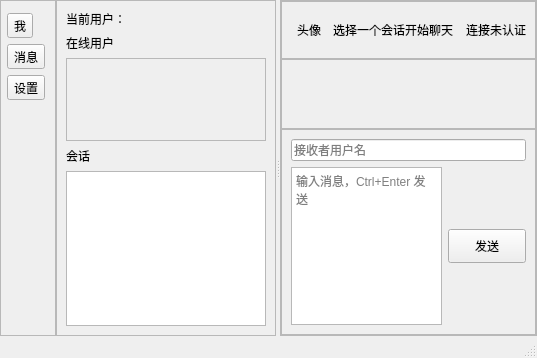
<?xml version="1.0" encoding="UTF-8"?>
<ui version="4.0">
    <class>MainWindow</class>
    <widget class="QMainWindow" name="MainWindow">
        <property name="geometry">
            <rect>
                <x>0</x>
                <y>0</y>
                <width>537</width>
                <height>358</height>
            </rect>
        </property>
        <property name="windowTitle">
            <string>ChatHub</string>
        </property>
        <widget class="QWidget" name="centralwidget">
            <layout class="QHBoxLayout" name="rootLayout">
                <property name="spacing">
                    <number>0</number>
                </property>
                <property name="leftMargin">
                    <number>0</number>
                </property>
                <property name="topMargin">
                    <number>0</number>
                </property>
                <property name="rightMargin">
                    <number>0</number>
                </property>
                <property name="bottomMargin">
                    <number>0</number>
                </property>
                <item>
                    <widget class="QFrame" name="navPanel">
                        <property name="minimumSize">
                            <size>
                                <width>56</width>
                                <height>0</height>
                            </size>
                        </property>
                        <property name="maximumSize">
                            <size>
                                <width>72</width>
                                <height>16777215</height>
                            </size>
                        </property>
                        <property name="frameShape">
                            <enum>QFrame::Shape::StyledPanel</enum>
                        </property>
                        <layout class="QVBoxLayout" name="navLayout">
                            <property name="leftMargin">
                                <number>6</number>
                            </property>
                            <property name="topMargin">
                                <number>12</number>
                            </property>
                            <property name="rightMargin">
                                <number>6</number>
                            </property>
                            <property name="bottomMargin">
                                <number>12</number>
                            </property>
                            <item>
                                <widget class="QToolButton" name="profileBtn">
                                    <property name="text">
                                        <string>我</string>
                                    </property>
                                </widget>
                            </item>
                            <item>
                                <widget class="QToolButton" name="conversationsBtn">
                                    <property name="text">
                                        <string>消息</string>
                                    </property>
                                </widget>
                            </item>
                            <item>
                                <widget class="QToolButton" name="settingsBtn">
                                    <property name="text">
                                        <string>设置</string>
                                    </property>
                                </widget>
                            </item>
                            <item>
                                <spacer name="navSpacer">
                                    <property name="orientation">
                                        <enum>Qt::Orientation::Vertical</enum>
                                    </property>
                                    <property name="sizeHint" stdset="0">
                                        <size>
                                            <width>20</width>
                                            <height>40</height>
                                        </size>
                                    </property>
                                </spacer>
                            </item>
                        </layout>
                    </widget>
                </item>
                <item>
                    <widget class="QSplitter" name="chatSplitter">
                        <property name="orientation">
                            <enum>Qt::Orientation::Horizontal</enum>
                        </property>
                        <widget class="QFrame" name="conversationPanel">
                            <property name="minimumSize">
                                <size>
                                    <width>220</width>
                                    <height>0</height>
                                </size>
                            </property>
                            <property name="frameShape">
                                <enum>QFrame::Shape::StyledPanel</enum>
                            </property>
                            <layout class="QVBoxLayout" name="conversationLayout">
                                <item>
                                    <widget class="QLabel" name="currentUserLabel">
                                        <property name="text">
                                            <string>当前用户：</string>
                                        </property>
                                    </widget>
                                </item>
                                <item>
                                    <widget class="QLabel" name="onlineUsersLabel">
                                        <property name="text">
                                            <string>在线用户</string>
                                        </property>
                                        <property name="textFormat">
                                            <enum>Qt::TextFormat::AutoText</enum>
                                        </property>
                                    </widget>
                                </item>
                                <item>
                                    <widget class="QListWidget" name="onlineUsersList">
                                        <property name="enabled">
                                            <bool>false</bool>
                                        </property>
                                        <property name="maximumSize">
                                            <size>
                                                <width>16777215</width>
                                                <height>120</height>
                                            </size>
                                        </property>
                                    </widget>
                                </item>
                                <item>
                                    <widget class="QLabel" name="conversationsLabel">
                                        <property name="text">
                                            <string>会话</string>
                                        </property>
                                    </widget>
                                </item>
                                <item>
                                    <widget class="QListWidget" name="conversationList"/>
                                </item>
                            </layout>
                        </widget>
                        <widget class="QFrame" name="conversationPage">
                            <property name="frameShape">
                                <enum>QFrame::Shape::StyledPanel</enum>
                            </property>
                            <layout class="QVBoxLayout" name="conversationPageLayout">
                                <property name="spacing">
                                    <number>0</number>
                                </property>
                                <property name="leftMargin">
                                    <number>0</number>
                                </property>
                                <property name="topMargin">
                                    <number>0</number>
                                </property>
                                <property name="rightMargin">
                                    <number>0</number>
                                </property>
                                <property name="bottomMargin">
                                    <number>0</number>
                                </property>
                                <item>
                                    <widget class="QFrame" name="chatHeader">
                                        <property name="minimumSize">
                                            <size>
                                                <width>0</width>
                                                <height>58</height>
                                            </size>
                                        </property>
                                        <property name="frameShape">
                                            <enum>QFrame::Shape::StyledPanel</enum>
                                        </property>
                                        <layout class="QHBoxLayout" name="headerLayout">
                                            <item>
                                                <widget class="QLabel" name="peerAvatarLabel">
                                                    <property name="minimumSize">
                                                        <size>
                                                            <width>36</width>
                                                            <height>36</height>
                                                        </size>
                                                    </property>
                                                    <property name="text">
                                                        <string>头像</string>
                                                    </property>
                                                    <property name="alignment">
                                                        <set>Qt::AlignmentFlag::AlignCenter</set>
                                                    </property>
                                                </widget>
                                            </item>
                                            <item>
                                                <widget class="QLabel" name="peerNameLabel">
                                                    <property name="text">
                                                        <string>选择一个会话开始聊天</string>
                                                    </property>
                                                </widget>
                                            </item>
                                            <item>
                                                <spacer name="headerSpacer">
                                                    <property name="orientation">
                                                        <enum>Qt::Orientation::Horizontal</enum>
                                                    </property>
                                                    <property name="sizeHint" stdset="0">
                                                        <size>
                                                            <width>40</width>
                                                            <height>20</height>
                                                        </size>
                                                    </property>
                                                </spacer>
                                            </item>
                                            <item>
                                                <widget class="QLabel" name="connectionStateLabel">
                                                    <property name="text">
                                                        <string>连接未认证</string>
                                                    </property>
                                                </widget>
                                            </item>
                                        </layout>
                                    </widget>
                                </item>
                                <item>
                                    <widget class="QScrollArea" name="messageScrollArea">
                                        <property name="widgetResizable">
                                            <bool>true</bool>
                                        </property>
                                        <widget class="QWidget" name="messageContainer">
                                            <property name="geometry">
                                                <rect>
                                                    <x>0</x>
                                                    <y>0</y>
                                                    <width>252</width>
                                                    <height>69</height>
                                                </rect>
                                            </property>
                                            <layout class="QVBoxLayout" name="messageLayout">
                                                <item>
                                                    <spacer name="messageBottomSpacer">
                                                        <property name="orientation">
                                                            <enum>Qt::Orientation::Vertical</enum>
                                                        </property>
                                                        <property name="sizeHint" stdset="0">
                                                            <size>
                                                                <width>20</width>
                                                                <height>40</height>
                                                            </size>
                                                        </property>
                                                    </spacer>
                                                </item>
                                            </layout>
                                        </widget>
                                    </widget>
                                </item>
                                <item>
                                    <widget class="QFrame" name="composerPanel">
                                        <property name="minimumSize">
                                            <size>
                                                <width>0</width>
                                                <height>138</height>
                                            </size>
                                        </property>
                                        <property name="frameShape">
                                            <enum>QFrame::Shape::StyledPanel</enum>
                                        </property>
                                        <layout class="QVBoxLayout" name="composerLayout">
                                            <item>
                                                <widget class="QLineEdit" name="recipientEdit">
                                                    <property name="placeholderText">
                                                        <string>接收者用户名</string>
                                                    </property>
                                                </widget>
                                            </item>
                                            <item>
                                                <layout class="QHBoxLayout" name="messageInputLayout">
                                                    <item>
                                                        <widget class="QTextEdit" name="messageEdit">
                                                            <property name="placeholderText">
                                                                <string>输入消息，Ctrl+Enter 发送</string>
                                                            </property>
                                                        </widget>
                                                    </item>
                                                    <item>
                                                        <widget class="QPushButton" name="sendBtn">
                                                            <property name="minimumSize">
                                                                <size>
                                                                    <width>78</width>
                                                                    <height>34</height>
                                                                </size>
                                                            </property>
                                                            <property name="text">
                                                                <string>发送</string>
                                                            </property>
                                                        </widget>
                                                    </item>
                                                </layout>
                                            </item>
                                        </layout>
                                    </widget>
                                </item>
                            </layout>
                        </widget>
                    </widget>
                </item>
            </layout>
        </widget>
        <widget class="QMenuBar" name="menubar">
            <property name="geometry">
                <rect>
                    <x>0</x>
                    <y>0</y>
                    <width>537</width>
                    <height>21</height>
                </rect>
            </property>
        </widget>
        <widget class="QStatusBar" name="statusbar"/>
    </widget>
    <resources/>
    <connections/>
</ui>
